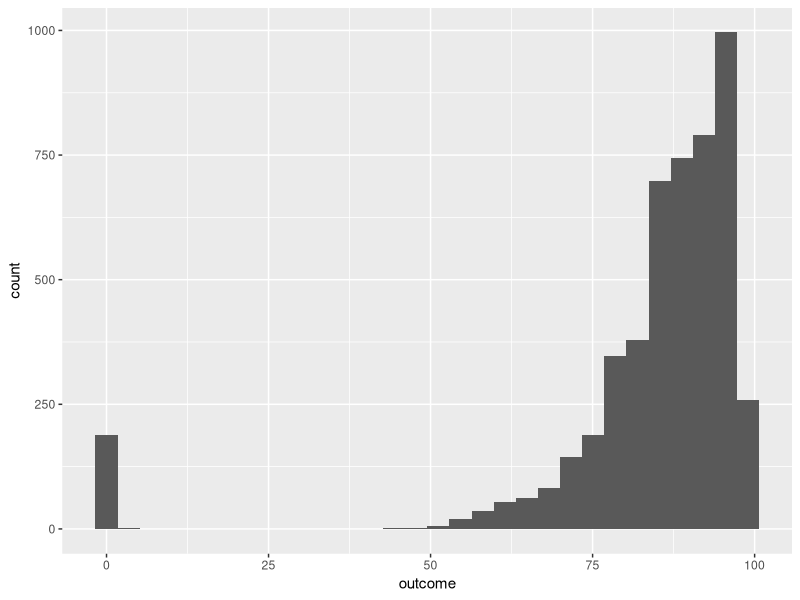
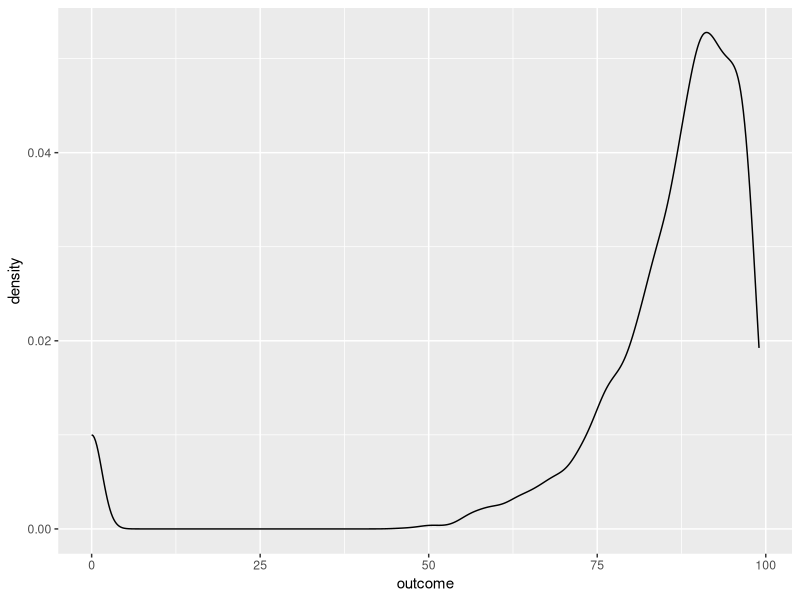
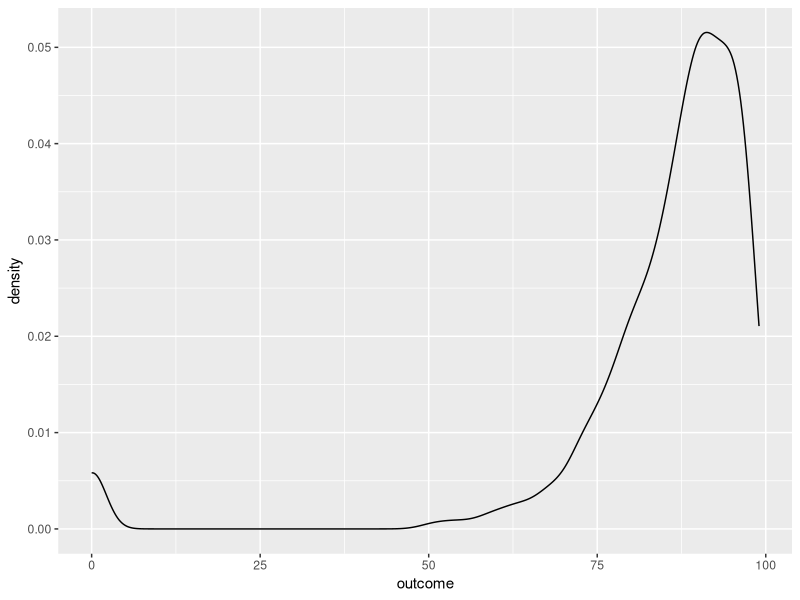
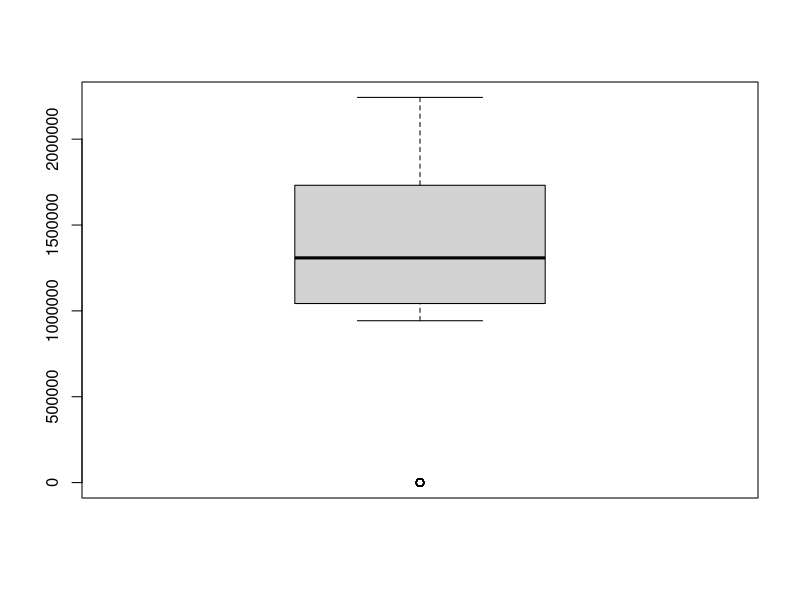
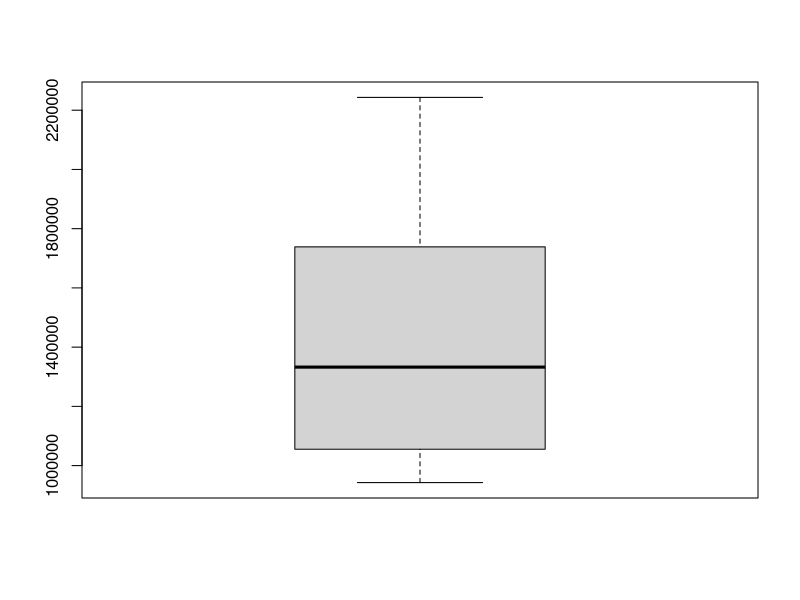
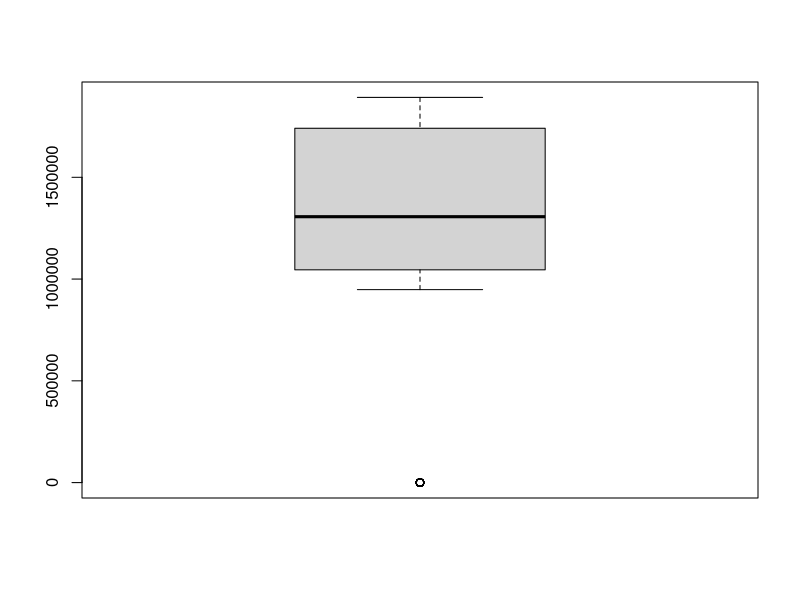
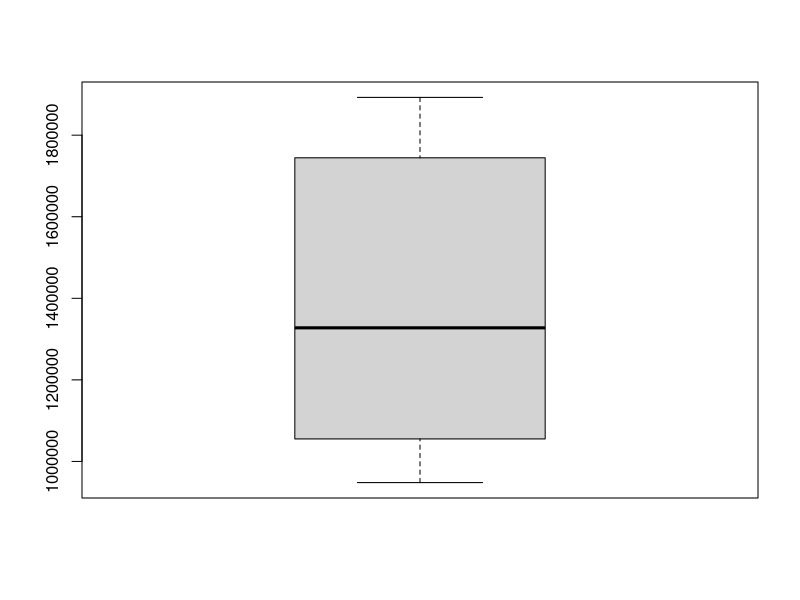

Here is the R script that generated these plots, in order: (Note: this script raises an error after producing the figures.)
## ---- chunk 1
knitr::opts_chunk$set(echo = TRUE)
## ---- chunk 2
library(plyr)
library(readr)
library(caret)
library(ggplot2)
library(repr)
library(glmnet)
library(tidyverse)
library(modelr) 
options(na.action = na.warn) # turn on warnings for missing values
library(dplyr)
library(earth)
## ---- chunk 3
# Descriptive statistics function
descriptive_sta = function(x){
  if (class(x) != "numeric"){cat("It is not a numeric data")}else{
  mean = mean(x,na.rm = T)
  median = median(x,na.rm = T)
  quantile = quantile(x,na.rm = T)
  range = range(x,na.rm = T)
  result = list(mean = mean,
                median=median,
                quantile=quantile,
                range= range )
  
  return(result)
  }
}

# read the train set
competition_train <- read.csv('competition-train.csv')

# read the validation set
competition_validation <- read.csv('competition-validation.csv')
## ---- chunk 4
# histogram
library(ggplot2)
descriptive_sta(competition_train$outcome)
ggplot(competition_train, aes(x = outcome ))+
  geom_histogram(bins = 30,na.rm = T)+
  labs(x = "outcome")

# density plot
ggplot(competition_train, aes(x = outcome)) + geom_density()
ggplot(competition_validation, aes(x = outcome)) + geom_density()

# descriptive statistics of train set
mean(competition_train[["outcome"]])
median(competition_train[["outcome"]])
quantile(competition_train[["outcome"]])
range(competition_train[["outcome"]])

# descriptive statistics of validation set
mean(competition_validation[["outcome"]])
median(competition_validation[["outcome"]])
quantile(competition_validation[["outcome"]])
range(competition_validation[["outcome"]])
## ---- chunk 5
# identify and remove outliers in train set

boxplot(competition_train$X21) # identify outliers in "X21"
competition_train_removed <- filter(competition_train, X21 > 39)
boxplot(competition_train_removed$X21) # outliers were removed
## ---- chunk 6
# identify and remove outliers in validation set
boxplot(competition_validation$X21) # identify outliers in "X21"
competition_validation_removed <- filter(competition_validation, X21 > 24)
boxplot(competition_validation_removed$X21) # outliers were removed
## ---- chunk 7
total_nan <- function(x) sum(is.na(x))
competition_train_removed %>% summarise(across(everything(), total_nan))
total_nan2 <- function(x) sum(is.na(x))
competition_validation_removed %>% summarise(across(everything(), total_nan))
df_predictors_only <- competition_train_removed %>%
  select(-outcome)
preprocessing_fit <- preProcess(
df_predictors_only,
method = c("BoxCox" ,"center", "scale"))
preprocessing_fit
df_predictors_only2 <- competition_validation_removed %>%
  select(-outcome)
preprocessing_fit2 <- preProcess(
df_predictors_only2,
method = c("BoxCox" ,"center", "scale"))
preprocessing_fit2
transformed_predictors_train <- predict(
preprocessing_fit, df_predictors_only)
transformed_predictors_validation <- predict(
preprocessing_fit2, df_predictors_only2)
preprocessed_train <- add_column(transformed_predictors_train,
outcome = competition_train_removed$outcome)
preprocessed_validation <- add_column(transformed_predictors_validation,
outcome = competition_validation_removed$outcome)
  
head(preprocessed_train)
head(preprocessed_validation)
## ---- chunk 8
set.seed(1) 
#index = sample(1:nrow(preprocessed_train), 0.7*nrow(preprocessed_train)) 
train = preprocessed_train # Create the training data 
test = preprocessed_validation # Create the test data
dim(train)
dim(test)
train_predictor <- train%>%
  select(-outcome)

test_predictor <- test%>%
  select(-outcome)

#removed high correlation predictors
tooHigh <- findCorrelation(cor(train_predictor), cutoff = .9)
length(tooHigh)
trainXnnet <- train_predictor[, -tooHigh]
testxnnet <- test_predictor[, -tooHigh]
## ---- chunk 9
mtryGrid <- data.frame(
mtry = floor(seq(10, ncol(trainXnnet),
length = 10))
)
set.seed(1)
rfTune <- train(x = trainXnnet, y = train$outcome,
method = "rf",
tuneGrid = mtryGrid,
ntree = 50,
importance = TRUE,
trControl = ctrl)
rfTune
plot(rfTune)
rfTune$results
## ---- chunk 10
competition_predictors <- read.csv('competition-test-x-values.csv')
#read predictors
preprocessing_fit3 <- preProcess(
competition_predictors,
method = c("BoxCox" ,"center", "scale"))
preprocessing_fit3
#transformed the predictors
transformed_predictors <- predict(
preprocessing_fit3, competition_predictors)


outcome <- as.integer(predict(rfTune, transformed_predictors))
competition_predictors <-add_column(competition_predictors,Outcome = outcome)

# select outliers in X21 and set the outcomes as zero
ind <- which(competition_predictors$X21 <=45)
competition_predictors[ind,]$Outcome = 0

df <- data.frame(competition_predictors$Outcome)
write.csv(df, 'competition-test-outcome.csv')
